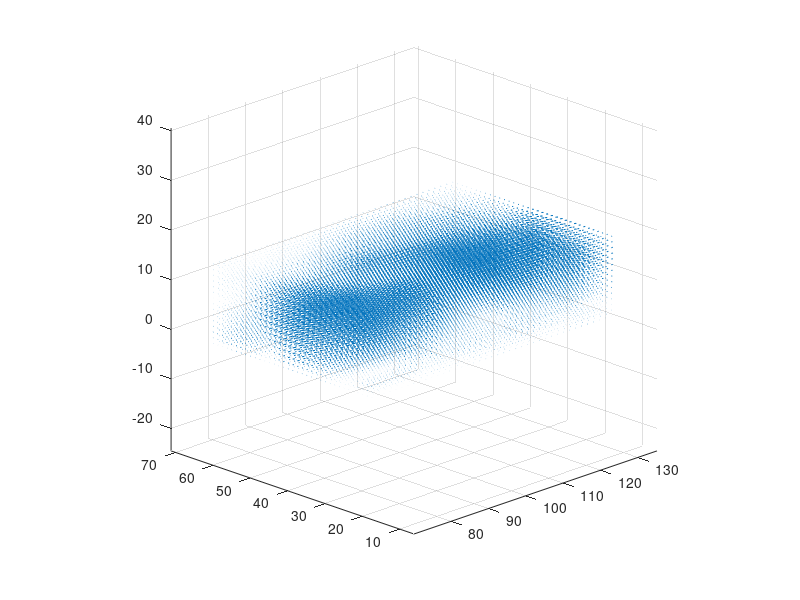

MATLAB code to generate this figure:
load wind
figure()
load wind
quiver3(x,y,z,u,v,w);
view(-45,20)
set(gca, 'Color', 'black');
axis tight
axis equal
print -dpng /tmp/image.png
